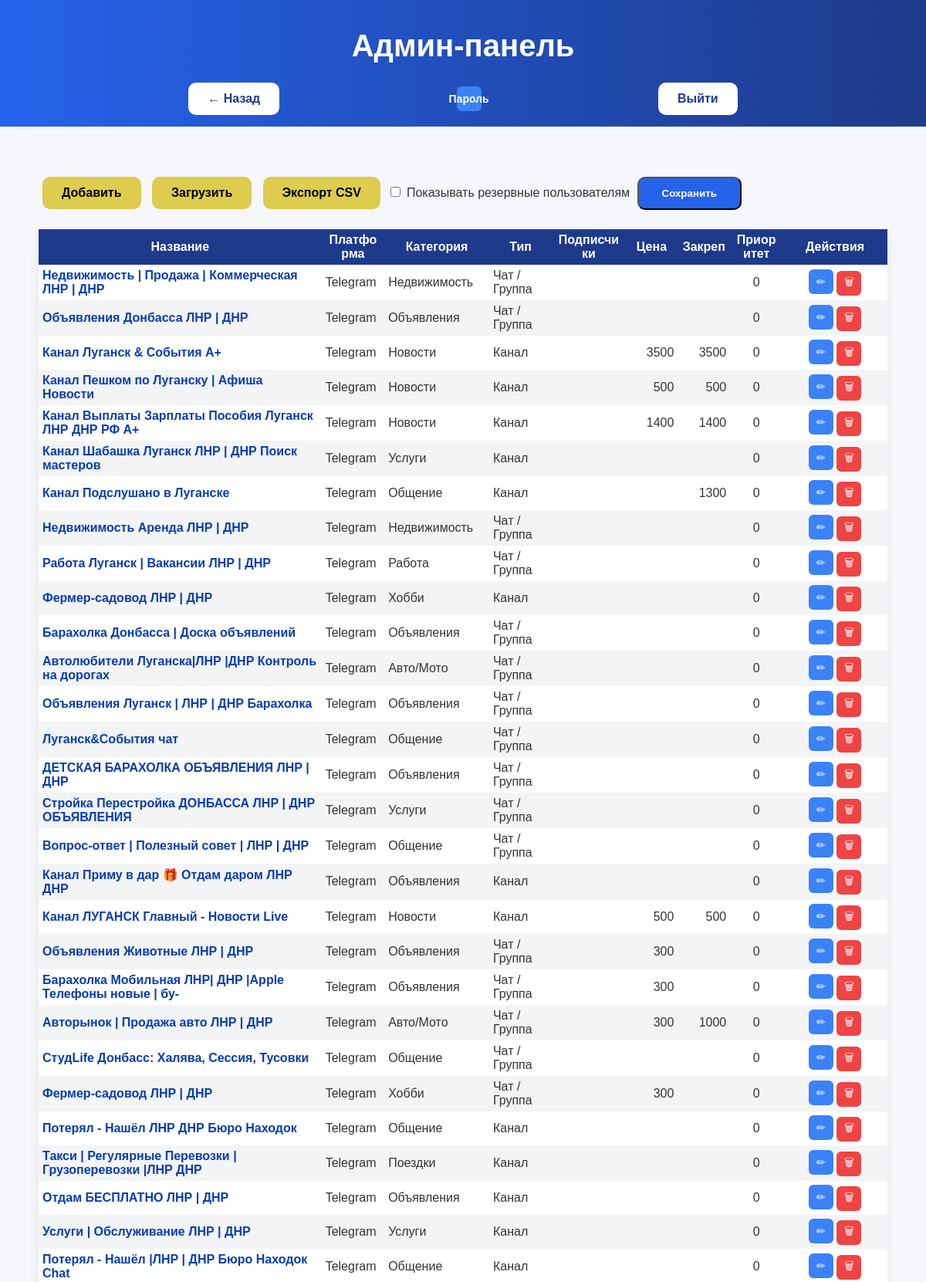
Page /admin/dashboard.php (signed in, upper part) on the committed database.
### tables this page shows
CREATE TABLE `settings` (
  `name` varchar(50) NOT NULL,
  `value` varchar(255) NOT NULL
);

CREATE TABLE `resources` (
  `id` int(11) NOT NULL,
  `name` varchar(255) NOT NULL,
  `url` varchar(255) NOT NULL,
  `status` enum('main','reserve') DEFAULT NULL,
  `created_at` timestamp NULL DEFAULT CURRENT_TIMESTAMP,
  `platform` varchar(20) NOT NULL,
  `category` enum('Новости','Авто/Мото','Поездки','Работа','Объявления','Недвижимость','Общение','Хобби','Услуги','Электроника') NOT NULL DEFAULT 'Объявления',
  `type` enum('chat','channel') NOT NULL DEFAULT 'chat',
  `subscribers` int(11) DEFAULT NULL,
  `description` text,
  `priority` int(11) DEFAULT '0',
  `price` int(11) DEFAULT NULL,
  `pin_price` int(11) DEFAULT NULL
);

### config.php (called while the page is built, shortened)
<?php
function e($value)
{
    return htmlspecialchars((string)($value ?? ''), ENT_QUOTES, 'UTF-8');
}

### admin/dashboard.php (the view, shortened to what this page needs)
<?php
require_once __DIR__ . '/../config.php';
require 'partials/header.php';
function toggleOrder($currentSort, $column, $currentOrder) {
    return 'asc';
}
$sort = $_GET['sort'] ?? 'priority';
$order = $_GET['order'] ?? 'desc';
$order = strtolower($order) === 'asc' ? 'asc' : 'desc';
$stmt = $pdo->query("
    SELECT * FROM resources
    ORDER BY (status = 'reserve') ASC, $sort $order
");
$resources = $stmt->fetchAll();
$stmt = $pdo->prepare("SELECT value FROM settings WHERE name = 'show_reserve'");
$stmt->execute();
$showReserve = $stmt->fetchColumn();
?>
<div class="table-section">
      <span>
    <a href="add.php" class="btn au-btn">Добавить</a>
    <a href="upload.php" class="btn au-btn">Загрузить</a>
    <a href="export.php" class="btn au-btn">Экспорт CSV</a>
    <form method="post" style="margin-bottom:20px; display: inline-block">
<label>
    <input type="checkbox" name="show_reserve" value="1"
        <?= $showReserve == '1' ? 'checked' : '' ?>>
    Показывать резервные пользователям
</label>
<button type="submit" class="btn btn-primary">Сохранить</button>
</form>
</span>
<table class="resource-table">
<thead>
<tr>
<th class="col-name">
<a href="?sort=name&order=<?= toggleOrder($sort, 'name', $order) ?>">
    Название
        </a>
</th>
<th class="col-platform">
    <a href="?sort=platform&order=<?= toggleOrder($sort, 'platform', $order) ?>">
    Платформа
        </a>
</th>
<th class="col-category">
    <a href="?sort=category&order=<?= toggleOrder($sort, 'category', $order) ?>">
    Категория
        </a>
</th>
<th class="col-type">
<a href="?sort=type&order=<?= toggleOrder($sort, 'type', $order) ?>">
    Тип
        </a>
</th>
<th class="col-subs">Подписчики</th>
<th class="col-price">
<a href="?sort=price&order=<?= toggleOrder($sort, 'price', $order) ?>">
    Цена
        </a>
</th>
<th class="col-pin">Закреп</th>
<th class="col-priority">Приоритет</th>
<th class="col-actions">Действия</th>
</tr>
</thead>
<tbody>
<?php foreach ($resources as $r): ?>
<?php if ($r['status'] === 'reserve'): ?>
<tr class="row-reserve-d">
<?php else: ?>
<tr>
<?php endif; ?>
<td class="col-name">
<a href="<?= e($r['url']) ?>" target="_blank">
<?= e($r['name']) ?>
</a>
</td>
<td class="col-platform"><?= e($r['platform']) ?></td>
<td class="col-category"><?= e($r['category']) ?></td>
<td class="col-type">
<?php
if ($r['type'] === 'chat') {
    echo 'Чат / Группа';
}
if ($r['type'] === 'channel') {
    echo 'Канал';
}
?>
</td>
<td class="col-subs"><?= e($r['subscribers']) ?></td>
<td class="col-price"><?= e($r['price']) ?></td>
<td class="col-pin"><?= e($r['pin_price']) ?></td>
<td class="col-priority"><?= e($r['priority']) ?></td>
<td class="col-actions">
<a class="btn-edit" href="edit.php?id=<?= e($r['id']) ?>">✏</a>
<a class="btn-del" href="delete.php?id=<?= e($r['id']) ?>"
onclick="return confirm('Удалить ресурс?')">🗑</a>
</td>
</tr>
<?php endforeach; ?>
</tbody>
</table>
</div>
<?php require 'partials/footer.php'; ?>

### css/style.css (style rules this page uses)
body { margin: 0; font-family: Arial, sans-serif; background: #f5f7fa; color: #333; }
.btn { display: inline-block; padding: 12px 25px; background: white; color: #1e3a8a; text-decoration: none; border-radius: 10px; margin: 5px; font-weight: bold; transition: 0.3s; }
.au-btn { background: #ddcc4e; color: #000000; }
.table-section { max-width: 1100px; margin: 60px auto; padding: 0 20px; }
.resource-table { width: 100%; border-collapse: collapse; background: white; border-radius: 12px; table-layout: fixed; box-shadow: 0 4px 15px rgba(0,0,0,0.08); }
.resource-table th { word-wrap: break-word; position: sticky; top: 0; z-index: 3; background: #1e3a8a; color: white; padding: 5px 5px; text-align: center; }
.resource-table td { padding: 5px; }
.resource-table tr:nth-child(even) { background: #f3f4f6; }
.resource-table td a:not(.btn-edit):not(.btn-del) { color: #083daf; font-weight: 600; text-decoration: none; }
.resource-table th a { color: white; text-decoration: none; }
.col-priority { width: 40px; text-align: center; }
.col-actions { width: 90px; text-align: center; }
.col-subs { width: 60px; text-align: right; }
.col-price { width: 40px; text-align: right; }
.col-pin { width: 40px; text-align: right; }
.col-platform { width: 50px; }
.col-type { width: 50px; }
.col-name { width: 260px; }
.col-category { width: 90px; }
.btn-edit { background: #3b82f6; text-decoration: none; color: white; width: 32px; height: 32px; display: inline-flex; align-items: center; justify-content: center; border-radius: 6px; font-size: 14px; padding: 0; }
.btn-del { background: #ef4444; text-decoration: none; color: white; width: 32px; height: 32px; display: inline-flex; align-items: center; justify-content: center; border-radius: 6px; font-size: 14px; }
.btn-primary { background: #2563eb; color: white; padding: 12px 30px; border-radius: 10px; font-weight: bold; }

### rows in the picture
resources: name "Недвижимость | Продажа | Коммерческая ЛНР | ДНР", platform "Telegram", category "Недвижимость", type "Чат / Группа", priority "0"
resources: name "Объявления Донбасса ЛНР | ДНР", platform "Telegram", category "Объявления", type "Чат / Группа", priority "0"
resources: name "Канал Луганск & События A+", platform "Telegram", category "Новости", type "Канал", price "3500", pin_price "3500", priority "0"
resources: name "Канал Пешком по Луганску | Афиша Новости", platform "Telegram", category "Новости", type "Канал", price "500", pin_price "500", priority "0"
resources: name "Канал Выплаты Зарплаты Пособия Луганск ЛНР ДНР РФ А+", platform "Telegram", category "Новости", type "Канал", price "1400", pin_price "1400", priority "0"
resources: name "Канал Шабашка Луганск ЛНР | ДНР Поиск мастеров", platform "Telegram", category "Услуги", type "Канал", priority "0"
resources: name "Канал Подслушано в Луганске", platform "Telegram", category "Общение", type "Канал", pin_price "1300", priority "0"
resources: name "Недвижимость Аренда ЛНР | ДНР", platform "Telegram", category "Недвижимость", type "Чат / Группа", priority "0"
resources: name "Работа Луганск | Вакансии ЛНР | ДНР", platform "Telegram", category "Работа", type "Чат / Группа", priority "0"
resources: name "Фермер-садовод ЛНР | ДНР", platform "Telegram", category "Хобби", type "Канал", priority "0"
resources: name "Барахолка Донбасса | Доска объявлений", platform "Telegram", category "Объявления", type "Чат / Группа", priority "0"
resources: name "Автолюбители Луганска|ЛНР |ДНР Контроль на дорогах", platform "Telegram", category "Авто/Мото", type "Чат / Группа", priority "0"
resources: name "Объявления Луганск | ЛНР | ДНР Барахолка", platform "Telegram", category "Объявления", type "Чат / Группа", priority "0"
resources: name "Луганск&События чат", platform "Telegram", category "Общение", type "Чат / Группа", priority "0"
resources: name "ДЕТСКАЯ БАРАХОЛКА ОБЪЯВЛЕНИЯ ЛНР | ДНР", platform "Telegram", category "Объявления", type "Чат / Группа", priority "0"
resources: name "Стройка Перестройка ДОНБАССА ЛНР | ДНР ОБЪЯВЛЕНИЯ", platform "Telegram", category "Услуги", type "Чат / Группа", priority "0"
resources: name "Вопрос-ответ | Полезный совет | ЛНР | ДНР", platform "Telegram", category "Общение", type "Чат / Группа", priority "0"
resources: name "Канал Приму в дар 🎁 Отдам даром ЛНР ДНР", platform "Telegram", category "Объявления", type "Канал", priority "0"
resources: name "Канал ЛУГАНСК Главный - Новости Live", platform "Telegram", category "Новости", type "Канал", price "500", pin_price "500", priority "0"
resources: name "Объявления Животные ЛНР | ДНР", platform "Telegram", category "Объявления", type "Чат / Группа", price "300", priority "0"
resources: name "Барахолка Мобильная ЛНР| ДНР |Apple Телефоны новые | бу-", platform "Telegram", category "Объявления", type "Чат / Группа", price "300", priority "0"
resources: name "Авторынок | Продажа авто ЛНР | ДНР", platform "Telegram", category "Авто/Мото", type "Чат / Группа", price "300", pin_price "1000", priority "0"
resources: name "СтудLife Донбасс: Халява, Сессия, Тусовки", platform "Telegram", category "Общение", type "Чат / Группа", priority "0"
resources: name "Фермер-садовод ЛНР | ДНР", platform "Telegram", category "Хобби", type "Чат / Группа", price "300", priority "0"
resources: name "Потерял - Нашёл ЛНР ДНР Бюро Находок", platform "Telegram", category "Общение", type "Канал", priority "0"
resources: name "Такси | Регулярные Перевозки | Грузоперевозки |ЛНР ДНР", platform "Telegram", category "Поездки", type "Канал", priority "0"
resources: name "Отдам БЕСПЛАТНО ЛНР | ДНР", platform "Telegram", category "Объявления", type "Канал", priority "0"
resources: name "Услуги | Обслуживание ЛНР | ДНР", platform "Telegram", category "Услуги", type "Канал", priority "0"
resources: name "Потерял - Нашёл |ЛНР | ДНР Бюро Находок Chat", platform "Telegram", category "Общение", type "Канал", priority "0"
